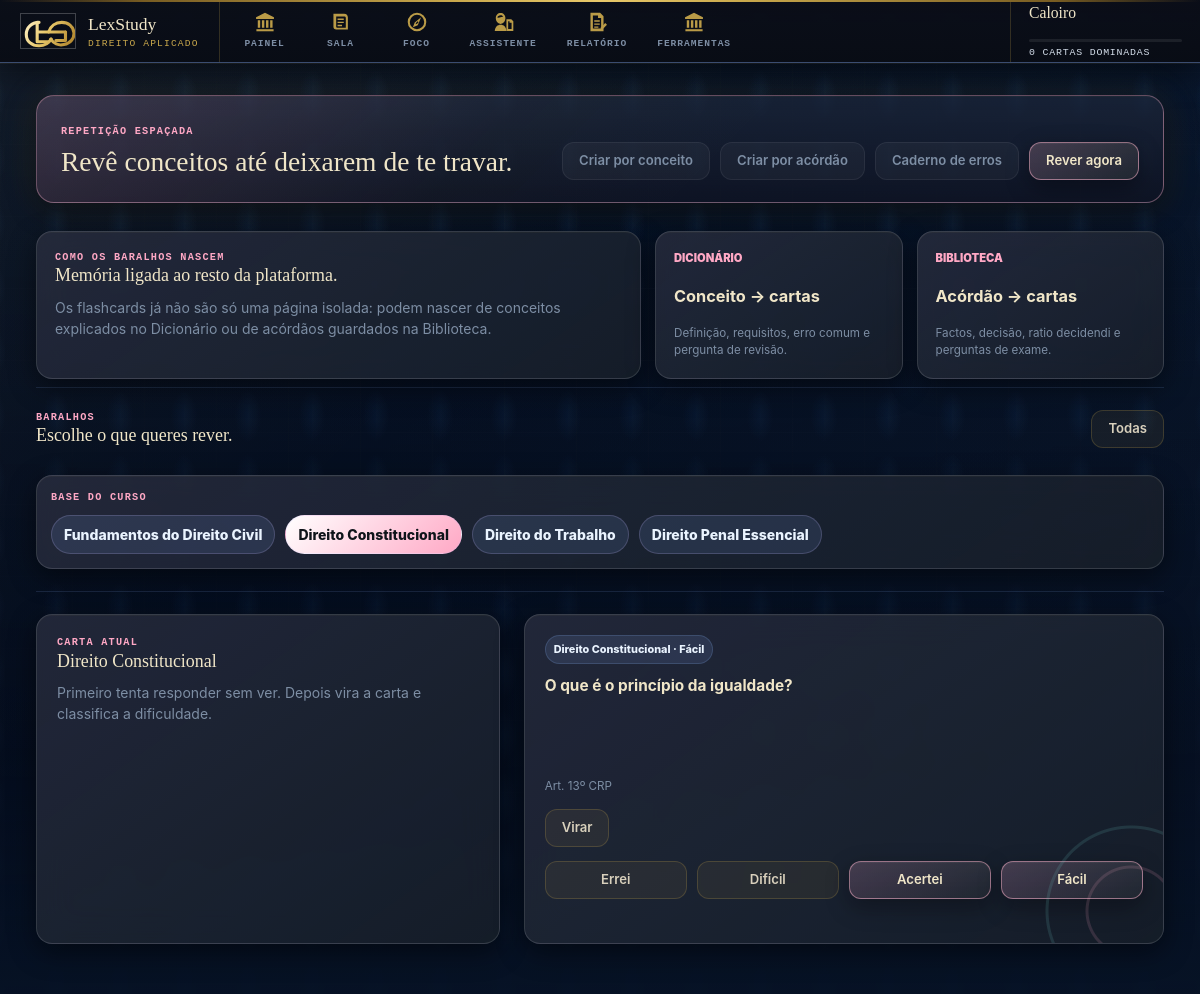
Page /flashcards.php?deck_id=4 on the committed database.
### tables this page shows
CREATE TABLE IF NOT EXISTS flashcard_decks (
    id INT UNSIGNED AUTO_INCREMENT PRIMARY KEY,
    user_id INT UNSIGNED DEFAULT NULL,
    name VARCHAR(100) NOT NULL,
    description VARCHAR(300) DEFAULT NULL,
    area VARCHAR(100) NOT NULL,
    area_key VARCHAR(50) NOT NULL,
    color VARCHAR(20) DEFAULT '#c9a84c',
    icon VARCHAR(50) DEFAULT 'ti-cards',
    total_cards INT UNSIGNED DEFAULT 0,
    active TINYINT(1) DEFAULT 1,
    source_type VARCHAR(40) DEFAULT 'core',
    source_id INT UNSIGNED DEFAULT NULL,
    created_at TIMESTAMP DEFAULT CURRENT_TIMESTAMP
);

CREATE TABLE IF NOT EXISTS flashcards (
    id INT UNSIGNED AUTO_INCREMENT PRIMARY KEY,
    deck_id INT UNSIGNED NOT NULL,
    front TEXT NOT NULL,
    back TEXT NOT NULL,
    difficulty ENUM('Fácil','Médio','Difícil') DEFAULT 'Médio',
    hint VARCHAR(300) DEFAULT NULL,
    article_ref VARCHAR(200) DEFAULT NULL,
    order_num INT UNSIGNED DEFAULT 0,
    active TINYINT(1) DEFAULT 1,
    FOREIGN KEY (deck_id) REFERENCES flashcard_decks(id) ON DELETE CASCADE
);

### auth.php (called while the page is built, shortened)
<?php
function currentUser(): ?array
{
    $userId = $_SESSION['user_id'] ?? null;
    if (!$userId) {
        return null;
    }
    $db = tryDB();
    $stmt = $db->prepare('SELECT id, name, email, xp, streak, last_activity, created_at FROM users WHERE id = ?');
    $stmt->execute([(int)$userId]);
    $user = $stmt->fetch() ?: null;
    return $user;
}

### functions.php (called while the page is built, shortened)
<?php
function e(mixed $value): string
{
    return htmlspecialchars((string)$value, ENT_QUOTES, 'UTF-8');
}
function getLevel(int $xp): int
{
    $level = 1;
    foreach (LEVELS_XP as $i => $required) {
        if ($xp >= $required) {
            $level = $i + 1;
            continue;
        }
        break;
    }
    return min($level, count(LEVELS_XP));
}
function getLevelTitle(int $level): string
{
    return LEVELS_TITLE[min($level - 1, count(LEVELS_TITLE) - 1)] ?? 'Mestre';
}
function tableColumnExists(PDO $db, string $table, string $column): bool
{
    $stmt = $db->prepare(
        'SELECT COUNT(*)
         FROM INFORMATION_SCHEMA.COLUMNS
         WHERE TABLE_SCHEMA = DATABASE() AND TABLE_NAME = ? AND COLUMN_NAME = ?'
    );
    $stmt->execute([$table, $column]);
    return (int)$stmt->fetchColumn() > 0;
}
function ensureFlashcardPersonalColumns(?PDO $db = null): void
{
    $db ??= tryDB();
    if (!$db || !dbSchemaIsReady()) {
        return;
    }
    try {
        $exists = $db->query("SHOW TABLES LIKE 'flashcard_decks'")->fetchColumn();
        if (!tableColumnExists($db, 'flashcard_decks', 'user_id')) {
            $db->exec('ALTER TABLE flashcard_decks ADD COLUMN user_id INT UNSIGNED DEFAULT NULL AFTER id');
        }
        if (!tableColumnExists($db, 'flashcard_decks', 'source_type')) {
            $db->exec("ALTER TABLE flashcard_decks ADD COLUMN source_type VARCHAR(40) DEFAULT 'core' AFTER active");
        }
        if (!tableColumnExists($db, 'flashcard_decks', 'source_id')) {
            $db->exec('ALTER TABLE flashcard_decks ADD COLUMN source_id INT UNSIGNED DEFAULT NULL AFTER source_type');
        }
    } catch (Throwable) {
        return;
    }
}
function getFlashcardDecks(?int $userId = null): array
{
    $db = tryDB();
    if (!$db || !dbSchemaIsReady()) {
        return [];
    }
    ensureFlashcardPersonalColumns($db);
    return $db->query(
        "SELECT id, name, description, area, area_key, total_cards, user_id, source_type, source_id
         FROM flashcard_decks
         WHERE active = 1 AND user_id IS NULL
         ORDER BY area, name"
    )->fetchAll();
}
function getNextFlashcard(?int $userId, ?int $deckId = null): ?array
{
    $db = tryDB();
    if (!$db || !dbSchemaIsReady()) {
        $cards = appData()['flashcards'];
        return $cards[0] ?? null;
    }
    $deckWhere = '';
    if ($deckId) {
        $deckWhere = 'AND flashcards.deck_id = ?';
    }
    ensureFlashcardPersonalColumns($db);
    $sql = "SELECT flashcards.id, flashcards.front, flashcards.back, flashcards.difficulty, flashcards.article_ref, flashcard_decks.name AS deck_name, flashcard_decks.area,
                   'novo' AS status, 0 AS reviews
            FROM flashcards
            INNER JOIN flashcard_decks ON flashcard_decks.id = flashcards.deck_id
            WHERE flashcards.active = 1 AND flashcard_decks.active = 1
            {$deckWhere}
            AND flashcard_decks.user_id IS NULL
            ORDER BY RAND()
            LIMIT 1";
    $stmt = $db->prepare($sql);
    $stmt->execute($deckId ? [$deckId] : []);
    $card = $stmt->fetch();
    return $card ?: null;
}
function defaultStudyState(): array
{
    return [
        'xp' => 0,
        'streak' => 0,
        'solvedCases' => 0,
        'masteredCards' => 0,
        'activeCaseId' => 1,
        'role' => 'defense',
        'flashcardIndex' => 0,
        'cardFlipped' => false,
        'quizIndex' => 0,
        'quizScore' => 0,
        'answeredQuiz' => false,
    ];
}
function getUserStudyState(?int $userId): array
{
    if (!$userId) {
        return defaultStudyState();
    }
    $db = tryDB();
    $stmt = $db->prepare('SELECT xp, streak FROM users WHERE id = ?');
    $stmt->execute([$userId]);
    $user = $stmt->fetch();
    $cases = $db->prepare('SELECT COUNT(*) AS total FROM case_sessions WHERE user_id = ? AND completed = 1');
    $cases->execute([$userId]);
    $cards = $db->prepare("SELECT COUNT(*) AS total FROM flashcard_progress WHERE user_id = ? AND status = 'dominado'");
    $cards->execute([$userId]);
    $quiz = $db->prepare('SELECT COALESCE(SUM(score), 0) AS total FROM quiz_attempts WHERE user_id = ?');
    $quiz->execute([$userId]);
    return [
        ...defaultStudyState(),
        'xp' => (int)$user['xp'],
        'streak' => (int)$user['streak'],
        'solvedCases' => (int)($cases->fetch()['total'] ?? 0),
        'masteredCards' => (int)($cards->fetch()['total'] ?? 0),
        'quizScore' => (int)($quiz->fetch()['total'] ?? 0),
    ];
}

### database.php (called while the page is built, shortened)
<?php
function getDB(): PDO
{
    static $pdo = null;
    if ($pdo === null) {
        $dsn = "mysql:host=" . DB_HOST . ";port=" . DB_PORT . ";dbname=" . DB_NAME . ";charset=" . DB_CHARSET;
        $options = [
            PDO::ATTR_ERRMODE            => PDO::ERRMODE_EXCEPTION,
            PDO::ATTR_DEFAULT_FETCH_MODE => PDO::FETCH_ASSOC,
            PDO::ATTR_EMULATE_PREPARES   => false,
        ];
        try {
            $pdo = new PDO($dsn, DB_USER, DB_PASS, $options);
        } catch (PDOException $e) {
            throw new RuntimeException('Erro de ligação à base de dados: ' . $e->getMessage(), 0, $e);
        }
    }
    return $pdo;
}
function tryDB(): ?PDO
{
    try {
        return getDB();
    } catch (Throwable) {
        return null;
    }
}
function dbSchemaIsReady(): bool
{
    $db = tryDB();
    try {
        $stmt = $db->query("SHOW TABLES LIKE 'users'");
        return (bool)$stmt->fetchColumn();
    } catch (Throwable) {
        return false;
    }
}

### flashcards.php (the view, shortened to what this page needs)
<?php
$currentUser = currentUser();
$initialState = getUserStudyState($currentUser ? (int)$currentUser['id'] : null);
$progress = getLevelProgress((int)$initialState['xp']);
$level = getLevel((int)$initialState['xp']);
$decks = getFlashcardDecks($currentUser ? (int)$currentUser['id'] : null);
$deckId = isset($_GET['deck_id']) ? max(1, (int)$_GET['deck_id']) : null;
$coreDecks = array_values(array_filter($decks, static fn(array $deck): bool => empty($deck['user_id'])));
$card = getNextFlashcard($currentUser ? (int)$currentUser['id'] : null, $deckId);
?>
<!doctype html>
<html lang="pt-PT">
<head>
    <link rel="stylesheet" href="assets/styles.css">
</head>
<body class="page-flashcards">
    <div class="app-shell">
        <aside class="sidebar" aria-label="Dock principal">
            <a class="brand" href="index.php"><span class="brand-mark"><img src="assets/lexstudy-mark.svg" alt=""></span><span><strong>LexStudy</strong><small>Direito aplicado</small></span></a>
            <nav class="nav-list">
                <a href="index.php" data-short="P">Painel</a>
                <a href="sala.php" data-short="S">Sala</a>
                <a href="foco.php" data-short="FO">Foco</a>
                <a href="assistant.php" data-short="AI">Assistente</a>
                <a href="relatorio.php" data-short="R">Relatório</a>
                <a href="ferramentas.php" data-short="FX">Ferramentas</a>
            </nav>
            <div class="profile-panel">
                <strong><?= e(getLevelTitle($level)) ?></strong>
                <div class="meter"><span style="width: <?= e($progress['percent']) ?>%"></span></div>
                <small><?= e($initialState['masteredCards']) ?> cartas dominadas</small>
            </div>
        </aside>
        <main class="workspace">
            <header class="topbar">
                <div>
                    <span class="eyebrow">Repetição espaçada</span>
                    <h1>Revê conceitos até deixarem de te travar.</h1>
                </div>
                <div class="top-actions">
                    <a class="ghost-btn" href="conceitos.php">Criar por conceito</a>
                    <a class="ghost-btn" href="library.php">Criar por acórdão</a>
                    <a class="ghost-btn" href="caderno.php">Caderno de erros</a>
                    <a class="primary-btn" href="#rever">Rever agora</a>
                </div>
            </header>
            <section class="flash-hub">
                <article>
                    <span class="eyebrow">Como os baralhos nascem</span>
                    <h2>Memória ligada ao resto da plataforma.</h2>
                    <p>Os flashcards já não são só uma página isolada: podem nascer de conceitos explicados no Dicionário ou de acórdãos guardados na Biblioteca.</p>
                </article>
                <a href="conceitos.php">
                    <span>Dicionário</span>
                    <strong>Conceito → cartas</strong>
                    <small>Definição, requisitos, erro comum e pergunta de revisão.</small>
                </a>
                <a href="library.php">
                    <span>Biblioteca</span>
                    <strong>Acórdão → cartas</strong>
                    <small>Factos, decisão, ratio decidendi e perguntas de exame.</small>
                </a>
            </section>
            <section id="rever" class="section-block">
                <div class="section-heading split">
                    <div>
                        <span class="eyebrow">Baralhos</span>
                        <h2>Escolhe o que queres rever.</h2>
                    </div>
                    <a class="secondary-btn <?= $deckId ? '' : 'is-active' ?>" href="flashcards.php">Todas</a>
                </div>
                <div class="deck-group">
                    <span class="eyebrow">Base do curso</span>
                    <div class="deck-filter">
                        <?php foreach ($coreDecks as $deck): ?>
                            <a class="<?= $deckId === (int)$deck['id'] ? 'is-active' : '' ?>" href="flashcards.php?deck_id=<?= e($deck['id']) ?>">
                                <?= e($deck['name']) ?>
                            </a>
                        <?php endforeach; ?>
                    </div>
                </div>
            </section>
            <section class="section-block two-column flash-review-panel">
                <div class="section-heading">
                    <span class="eyebrow">Carta atual</span>
                    <h2><?= e($card['deck_name'] ?? $card['area'] ?? 'Direito') ?></h2>
                    <p>Primeiro tenta responder sem ver. Depois vira a carta e classifica a dificuldade.</p>
                </div>
                <?php if ($card): ?>
                    <article class="flashcard study-card" data-study-card>
                        <span><?= e($card['area'] ?? 'Geral') ?> · <?= e($card['difficulty'] ?? 'Médio') ?></span>
                        <strong data-card-front><?= e($card['front']) ?></strong>
                        <?php if (!empty($card['article_ref'])): ?><small><?= e($card['article_ref']) ?></small><?php endif; ?>
                        <div class="coach-actions">
                            <button class="secondary-btn" type="button" data-flip-card>Virar</button>
                        </div>
                        <form method="post" class="grade-actions">
                            <button class="secondary-btn" name="grade" value="again" type="submit">Errei</button>
                            <button class="secondary-btn" name="grade" value="hard" type="submit">Difícil</button>
                            <button class="primary-btn" name="grade" value="good" type="submit">Acertei</button>
                            <button class="primary-btn" name="grade" value="easy" type="submit">Fácil</button>
                        </form>
                    </article>
                <?php else: ?>
                    <article class="coach-output"><strong>Sem cartas</strong><p>Não encontrei cartas para este baralho.</p></article>
                <?php endif; ?>
            </section>
        </main>
    </div>
</body>
</html>

### rows in the picture
flashcard_decks: name "Fundamentos do Direito Civil"
flashcard_decks: name "Direito Constitucional"
flashcard_decks: name "Direito do Trabalho"
flashcard_decks: name "Direito Penal Essencial"
flashcards: deck.name "Direito Constitucional", deck.area "Direito Constitucional", difficulty "Fácil", front "O que é o princípio da igualdade?", article_ref "Art. 13º CRP"

### other values in the picture
getLevelTitle($level) "Caloiro"
$initialState['masteredCards'] "0"
